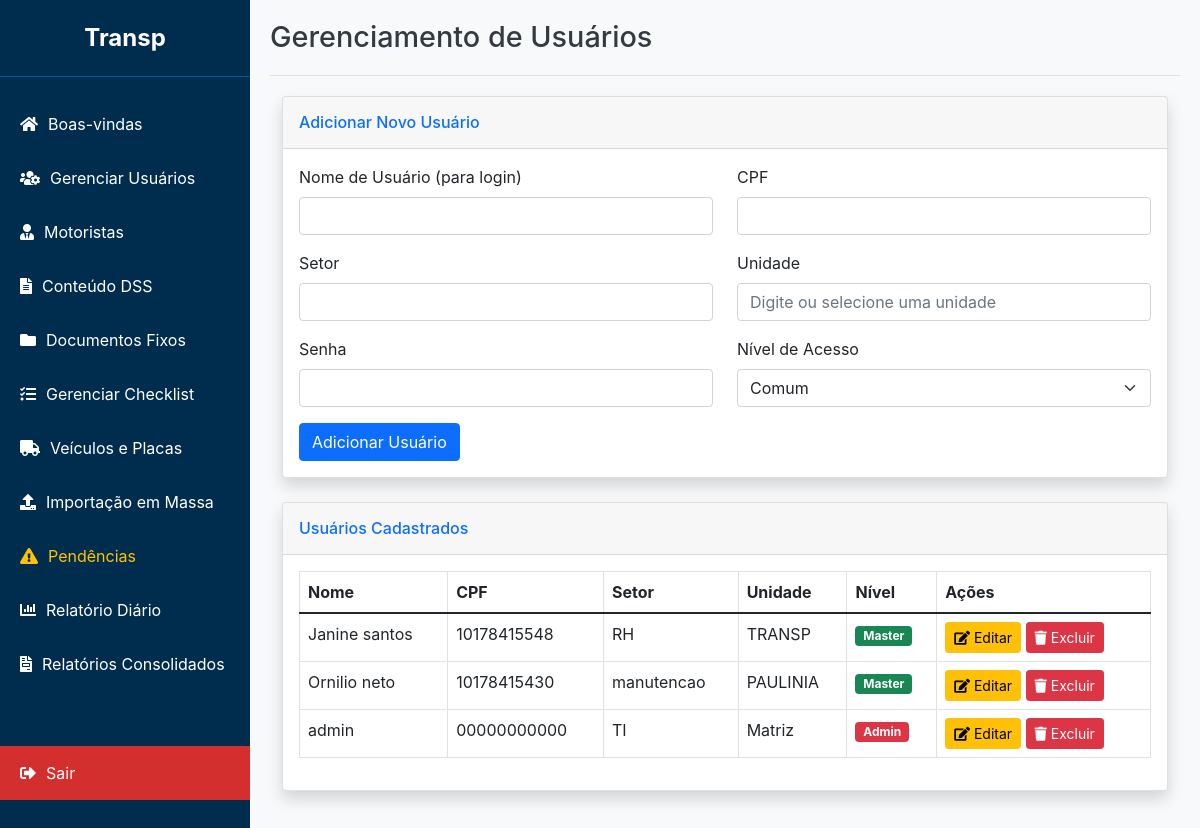
/admin/usuarios (signed in), run on the app's committed database.
### app/models.py (models this page shows, shortened)
class Usuario(db.Model):
    id = db.Column(db.Integer, primary_key=True)
    nome = db.Column(db.String(150), unique=True, nullable=False)
    cpf = db.Column(db.String(14), unique=True, nullable=False)
    setor = db.Column(db.String(100), nullable=True)
    unidade = db.Column(db.String(100), nullable=True)
    password_hash = db.Column(db.String(256), nullable=False)
    role = db.Column(db.String(50), nullable=False, default='comum') # Pode ser 'admin', 'master', ou 'comum'
    @property
    def password(self):
        raise AttributeError('A senha não é um atributo legível.')

### app/routes.py (the view)
@admin_bp.route('/usuarios', methods=['GET'])
@login_required(required_role=["admin", "master"])
def gerenciar_usuarios():
    user_role = session.get('role')
    user_unidade = session.get('unidade')
    query = Usuario.query
    if user_role == 'master':
        query = query.filter(Usuario.unidade == user_unidade)
    usuarios = query.order_by(Usuario.nome).all()
    unidades_disponiveis = []
    if user_role == 'admin':
        unidades_disponiveis = db.session.query(Usuario.unidade).distinct().all()
        unidades_disponiveis = sorted([u[0] for u in unidades_disponiveis if u[0]]) # Limpa e ordena
    return render_template('admin_usuarios.html', usuarios=usuarios, unidades_disponiveis=unidades_disponiveis)

### app/routes.py (called while the page is built)
def login_required(required_role=["admin", "master", "comum"]):
    def decorator(f):
        @wraps(f)
        def decorated_function(*args, **kwargs):
            if 'user_id' not in session:
                flash('Por favor, faça login para acessar esta página.', 'warning')
                return redirect(url_for('admin.login'))
            user_role = session.get('role')
            if user_role not in required_role:
                flash('Você não tem permissão para acessar esta página.', 'danger')
                return redirect(url_for('admin.dashboard'))
            return f(*args, **kwargs)
        return decorated_function
    return decorator

### app/templates/admin_usuarios.html (shortened to what this page needs)
{% extends "base_adm.html" %}
{% block header %}Gerenciamento de Usuários{% endblock %}
{% block content %}
<div class="container-fluid">
    <div class="card shadow mb-4">
        <div class="card-header py-3">
            <h6 class="m-0 font-weight-bold text-primary">Adicionar Novo Usuário</h6>
        </div>
        <div class="card-body">
            <form action="{{ url_for('admin.add_usuario') }}" method="POST">
                <div class="row mb-3">
                    <div class="col-md-6">
                        <label for="nome" class="form-label">Nome de Usuário (para login)</label>
                        <input type="text" class="form-control" id="nome" name="nome" required>
                    </div>
                    <div class="col-md-6">
                        <label for="cpf" class="form-label">CPF</label>
                        <input type="text" class="form-control" id="cpf" name="cpf" required>
                    </div>
                </div>
                <div class="row mb-3">
                    <div class="col-md-6">
                        <label for="setor" class="form-label">Setor</label>
                        <input type="text" class="form-control" id="setor" name="setor">
                    </div>
                    <div class="col-md-6">
                        <label for="unidade_usuario" class="form-label">Unidade</label>
                        {% if session.role == 'admin' %}
                            <input type="text" class="form-control" id="unidade_usuario" name="unidade_usuario" list="unidades_list" placeholder="Digite ou selecione uma unidade">
                        {% else %}
                            <input type="text" class="form-control" id="unidade_usuario" name="unidade_usuario" value="{{ session.unidade }}" readonly>
                        {% endif %}
                    </div>
                </div>
                <div class="row mb-3">
                    <div class="col-md-6">
                        <label for="password" class="form-label">Senha</label>
                        <input type="password" class="form-control" id="password" name="password" required>
                    </div>
                    <div class="col-md-6">
                        <label for="role" class="form-label">Nível de Acesso</label>
                        <select class="form-select" id="role" name="role" required>
                            <option value="comum" selected>Comum</option>
                        </select>
                    </div>
                </div>
                <button type="submit" class="btn btn-primary">Adicionar Usuário</button>
            </form>
        </div>
    </div>
    <div class="card shadow mb-4">
        <div class="card-header py-3">
            <h6 class="m-0 font-weight-bold text-primary">Usuários Cadastrados</h6>
        </div>
        <div class="card-body">
            <div class="table-responsive">
                <table class="table table-bordered" id="dataTable" width="100%" cellspacing="0">
                    <thead>
                        <tr>
                            <th>Nome</th>
                            <th>CPF</th>
                            <th>Setor</th>
                            <th>Unidade</th>
                            <th>Nível</th>
                            <th>Ações</th>
                        </tr>
                    </thead>
                    <tbody>
                        {% for usuario in usuarios %}
                        <tr>
                            <td>{{ usuario.nome }}</td>
                            <td>{{ usuario.cpf }}</td>
                            <td>{{ usuario.setor }}</td>
                            <td>{{ usuario.unidade }}</td>
                            <td>
                                {% if usuario.role == 'admin' %}
                                    <span class="badge bg-danger">Admin</span>
                                {% elif usuario.role == 'master' %}
                                    <span class="badge bg-success">Master</span>
                                {% else %}
                                    <span class="badge bg-secondary">Comum</span>
                                {% endif %}
                            </td>
                            <td>
                                <button type="button" class="btn btn-warning btn-sm" data-bs-toggle="modal" data-bs-target="#editModal-{{ usuario.id }}">
                                    <i class="fas fa-edit"></i> Editar
                                </button>
                                <button type="button" class="btn btn-danger btn-sm" data-bs-toggle="modal" data-bs-target="#deleteModal-{{ usuario.id }}">
                                    <i class="fas fa-trash"></i> Excluir
                                </button>
                            </td>
                        </tr>
                        {% endfor %}
                    </tbody>
                </table>
            </div>
        </div>
    </div>
</div>
{% endblock %}

### app/templates/base_adm.html (style rules this page uses)
:root { --sidebar-width: 250px; --header-height: 60px; --primary-blue: #002D4E; --light-blue: #005A9C; --logout-red: #d32f2f; --logout-red-hover: #c62828; --flash-success: #d4edda; --flash-success-text: #155724; --flash-error: #f8d7da; --flash-error-text: #721c24; --flash-info: #cce5ff; --flash-info-text: #004085; }
body { font-family: -apple-system, BlinkMacSystemFont, "Segoe UI", Roboto, "Helvetica Neue", Arial, sans-serif; margin: 0; background-color: #f8f9fa; }

### data on the page
Usuario: nome "Janine santos", cpf "10178415548", setor "RH", unidade "TRANSP", role "Master"
Usuario: nome "Ornilio neto", cpf "10178415430", setor "manutencao", unidade "PAULINIA", role "Master"
Usuario: nome "admin", cpf "00000000000", setor "TI", unidade "Matriz", role "Admin"
